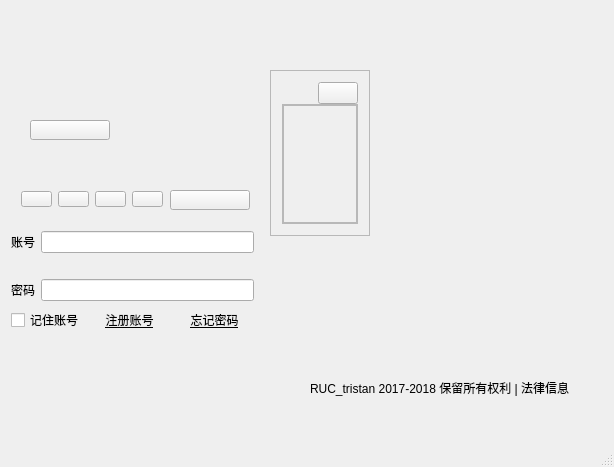
<?xml version="1.0" encoding="UTF-8"?>
<ui version="4.0">
 <class>MainWindow</class>
 <widget class="QMainWindow" name="MainWindow">
  <property name="geometry">
   <rect>
    <x>0</x>
    <y>0</y>
    <width>614</width>
    <height>467</height>
   </rect>
  </property>
  <property name="windowTitle">
   <string>金环小镇</string>
  </property>
  <property name="windowIcon">
   <iconset>
    <normaloff>../../Desktop/mainlogo.png</normaloff>../../Desktop/mainlogo.png</iconset>
  </property>
  <property name="dockOptions">
   <set>QMainWindow::AllowTabbedDocks|QMainWindow::AnimatedDocks</set>
  </property>
  <widget class="QWidget" name="centralWidget">
   <widget class="QLabel" name="message_author">
    <property name="geometry">
     <rect>
      <x>310</x>
      <y>380</y>
      <width>281</width>
      <height>16</height>
     </rect>
    </property>
    <property name="text">
     <string>RUC_tristan 2017-2018 保留所有权利 | 法律信息</string>
    </property>
   </widget>
   <widget class="QWidget" name="login" native="true">
    <property name="geometry">
     <rect>
      <x>0</x>
      <y>220</y>
      <width>265</width>
      <height>178</height>
     </rect>
    </property>
    <layout class="QVBoxLayout" name="verticalLayout">
     <item>
      <layout class="QHBoxLayout" name="horizontalLayout">
       <item>
        <widget class="QLabel" name="zhanghao">
         <property name="frameShadow">
          <enum>QFrame::Sunken</enum>
         </property>
         <property name="text">
          <string>账号</string>
         </property>
         <property name="buddy">
          <cstring>lineEdit_accout</cstring>
         </property>
        </widget>
       </item>
       <item>
        <widget class="QLineEdit" name="lineEdit_accout"/>
       </item>
      </layout>
     </item>
     <item>
      <spacer name="horizontalSpacer_2">
       <property name="orientation">
        <enum>Qt::Horizontal</enum>
       </property>
       <property name="sizeHint" stdset="0">
        <size>
         <width>244</width>
         <height>20</height>
        </size>
       </property>
      </spacer>
     </item>
     <item>
      <layout class="QHBoxLayout" name="horizontalLayout_2">
       <item>
        <widget class="QLabel" name="mima">
         <property name="text">
          <string>密码</string>
         </property>
         <property name="buddy">
          <cstring>lineEdit_key</cstring>
         </property>
        </widget>
       </item>
       <item>
        <widget class="QLineEdit" name="lineEdit_key"/>
       </item>
      </layout>
     </item>
     <item>
      <layout class="QHBoxLayout" name="horizontalLayout_3">
       <item>
        <spacer name="horizontalSpacer_3">
         <property name="orientation">
          <enum>Qt::Horizontal</enum>
         </property>
         <property name="sizeHint" stdset="0">
          <size>
           <width>40</width>
           <height>20</height>
          </size>
         </property>
        </spacer>
       </item>
       <item>
        <widget class="QCheckBox" name="checkBox">
         <property name="sizePolicy">
          <sizepolicy hsizetype="Fixed" vsizetype="Fixed">
           <horstretch>0</horstretch>
           <verstretch>0</verstretch>
          </sizepolicy>
         </property>
         <property name="text">
          <string>记住账号</string>
         </property>
        </widget>
       </item>
       <item>
        <widget class="QPushButton" name="zhuce">
         <property name="sizePolicy">
          <sizepolicy hsizetype="Fixed" vsizetype="Fixed">
           <horstretch>0</horstretch>
           <verstretch>0</verstretch>
          </sizepolicy>
         </property>
         <property name="font">
          <font>
           <underline>true</underline>
          </font>
         </property>
         <property name="cursor">
          <cursorShape>PointingHandCursor</cursorShape>
         </property>
         <property name="text">
          <string>注册账号</string>
         </property>
         <property name="flat">
          <bool>true</bool>
         </property>
        </widget>
       </item>
       <item>
        <widget class="QPushButton" name="wangji">
         <property name="sizePolicy">
          <sizepolicy hsizetype="Fixed" vsizetype="Fixed">
           <horstretch>0</horstretch>
           <verstretch>0</verstretch>
          </sizepolicy>
         </property>
         <property name="font">
          <font>
           <underline>true</underline>
          </font>
         </property>
         <property name="cursor">
          <cursorShape>PointingHandCursor</cursorShape>
         </property>
         <property name="text">
          <string>忘记密码</string>
         </property>
         <property name="flat">
          <bool>true</bool>
         </property>
        </widget>
       </item>
      </layout>
     </item>
     <item>
      <spacer name="verticalSpacer_2">
       <property name="orientation">
        <enum>Qt::Vertical</enum>
       </property>
       <property name="sizeHint" stdset="0">
        <size>
         <width>20</width>
         <height>40</height>
        </size>
       </property>
      </spacer>
     </item>
    </layout>
   </widget>
   <widget class="QWidget" name="main_choice" native="true">
    <property name="geometry">
     <rect>
      <x>10</x>
      <y>180</y>
      <width>164</width>
      <height>38</height>
     </rect>
    </property>
    <layout class="QHBoxLayout" name="horizontalLayout_4">
     <item>
      <widget class="QPushButton" name="option1">
       <property name="text">
        <string/>
       </property>
      </widget>
     </item>
     <item>
      <widget class="QPushButton" name="option2">
       <property name="text">
        <string/>
       </property>
      </widget>
     </item>
     <item>
      <widget class="QPushButton" name="option3">
       <property name="text">
        <string/>
       </property>
      </widget>
     </item>
     <item>
      <widget class="QPushButton" name="option4">
       <property name="text">
        <string/>
       </property>
      </widget>
     </item>
    </layout>
   </widget>
   <widget class="QPushButton" name="enter_game">
    <property name="geometry">
     <rect>
      <x>170</x>
      <y>190</y>
      <width>80</width>
      <height>20</height>
     </rect>
    </property>
    <property name="cursor">
     <cursorShape>PointingHandCursor</cursorShape>
    </property>
    <property name="text">
     <string/>
    </property>
   </widget>
   <widget class="QFrame" name="frame_down">
    <property name="geometry">
     <rect>
      <x>270</x>
      <y>70</y>
      <width>100</width>
      <height>166</height>
     </rect>
    </property>
    <property name="frameShape">
     <enum>QFrame::StyledPanel</enum>
    </property>
    <property name="frameShadow">
     <enum>QFrame::Sunken</enum>
    </property>
    <property name="lineWidth">
     <number>0</number>
    </property>
    <property name="midLineWidth">
     <number>3</number>
    </property>
    <layout class="QVBoxLayout" name="verticalLayout_3">
     <property name="spacing">
      <number>0</number>
     </property>
     <item>
      <layout class="QHBoxLayout" name="horizontalLayout_10">
       <property name="spacing">
        <number>0</number>
       </property>
       <item>
        <widget class="QLabel" name="gonggao">
         <property name="text">
          <string/>
         </property>
        </widget>
       </item>
       <item>
        <spacer name="horizontalSpacer">
         <property name="orientation">
          <enum>Qt::Horizontal</enum>
         </property>
         <property name="sizeHint" stdset="0">
          <size>
           <width>40</width>
           <height>20</height>
          </size>
         </property>
        </spacer>
       </item>
       <item>
        <widget class="QPushButton" name="more">
         <property name="cursor">
          <cursorShape>PointingHandCursor</cursorShape>
         </property>
         <property name="text">
          <string/>
         </property>
        </widget>
       </item>
      </layout>
     </item>
     <item>
      <widget class="QFrame" name="frame">
       <property name="frameShape">
        <enum>QFrame::Box</enum>
       </property>
       <property name="frameShadow">
        <enum>QFrame::Sunken</enum>
       </property>
       <property name="lineWidth">
        <number>0</number>
       </property>
       <property name="midLineWidth">
        <number>2</number>
       </property>
       <layout class="QVBoxLayout" name="verticalLayout_2">
        <property name="spacing">
         <number>0</number>
        </property>
        <property name="leftMargin">
         <number>2</number>
        </property>
        <property name="topMargin">
         <number>2</number>
        </property>
        <property name="rightMargin">
         <number>2</number>
        </property>
        <property name="bottomMargin">
         <number>2</number>
        </property>
        <item>
         <layout class="QHBoxLayout" name="horizontalLayout_5">
          <item>
           <widget class="QPushButton" name="text1">
            <property name="sizePolicy">
             <sizepolicy hsizetype="Fixed" vsizetype="Fixed">
              <horstretch>0</horstretch>
              <verstretch>0</verstretch>
             </sizepolicy>
            </property>
            <property name="font">
             <font>
              <underline>true</underline>
             </font>
            </property>
            <property name="cursor">
             <cursorShape>PointingHandCursor</cursorShape>
            </property>
            <property name="text">
             <string/>
            </property>
            <property name="flat">
             <bool>true</bool>
            </property>
           </widget>
          </item>
          <item>
           <widget class="QPushButton" name="text1_">
            <property name="font">
             <font>
              <italic>false</italic>
             </font>
            </property>
            <property name="text">
             <string/>
            </property>
            <property name="flat">
             <bool>true</bool>
            </property>
           </widget>
          </item>
         </layout>
        </item>
        <item>
         <layout class="QHBoxLayout" name="horizontalLayout_6">
          <item>
           <widget class="QPushButton" name="text2">
            <property name="sizePolicy">
             <sizepolicy hsizetype="Fixed" vsizetype="Fixed">
              <horstretch>0</horstretch>
              <verstretch>0</verstretch>
             </sizepolicy>
            </property>
            <property name="font">
             <font>
              <underline>true</underline>
             </font>
            </property>
            <property name="cursor">
             <cursorShape>PointingHandCursor</cursorShape>
            </property>
            <property name="text">
             <string/>
            </property>
            <property name="flat">
             <bool>true</bool>
            </property>
           </widget>
          </item>
          <item>
           <widget class="QPushButton" name="text2_">
            <property name="text">
             <string/>
            </property>
            <property name="flat">
             <bool>true</bool>
            </property>
           </widget>
          </item>
         </layout>
        </item>
        <item>
         <layout class="QHBoxLayout" name="horizontalLayout_7">
          <item>
           <widget class="QPushButton" name="text3">
            <property name="sizePolicy">
             <sizepolicy hsizetype="Fixed" vsizetype="Fixed">
              <horstretch>0</horstretch>
              <verstretch>0</verstretch>
             </sizepolicy>
            </property>
            <property name="font">
             <font>
              <underline>true</underline>
             </font>
            </property>
            <property name="cursor">
             <cursorShape>PointingHandCursor</cursorShape>
            </property>
            <property name="text">
             <string/>
            </property>
            <property name="flat">
             <bool>true</bool>
            </property>
           </widget>
          </item>
          <item>
           <widget class="QPushButton" name="text3_">
            <property name="text">
             <string/>
            </property>
            <property name="flat">
             <bool>true</bool>
            </property>
           </widget>
          </item>
         </layout>
        </item>
        <item>
         <layout class="QHBoxLayout" name="horizontalLayout_8">
          <item>
           <widget class="QPushButton" name="text4">
            <property name="sizePolicy">
             <sizepolicy hsizetype="Fixed" vsizetype="Fixed">
              <horstretch>0</horstretch>
              <verstretch>0</verstretch>
             </sizepolicy>
            </property>
            <property name="font">
             <font>
              <underline>true</underline>
             </font>
            </property>
            <property name="cursor">
             <cursorShape>PointingHandCursor</cursorShape>
            </property>
            <property name="text">
             <string/>
            </property>
            <property name="flat">
             <bool>true</bool>
            </property>
           </widget>
          </item>
          <item>
           <widget class="QPushButton" name="text4_">
            <property name="text">
             <string/>
            </property>
            <property name="flat">
             <bool>true</bool>
            </property>
           </widget>
          </item>
         </layout>
        </item>
        <item>
         <layout class="QHBoxLayout" name="horizontalLayout_9">
          <item>
           <widget class="QPushButton" name="text5">
            <property name="sizePolicy">
             <sizepolicy hsizetype="Fixed" vsizetype="Fixed">
              <horstretch>0</horstretch>
              <verstretch>0</verstretch>
             </sizepolicy>
            </property>
            <property name="font">
             <font>
              <underline>true</underline>
             </font>
            </property>
            <property name="cursor">
             <cursorShape>PointingHandCursor</cursorShape>
            </property>
            <property name="text">
             <string/>
            </property>
            <property name="flat">
             <bool>true</bool>
            </property>
           </widget>
          </item>
          <item>
           <widget class="QPushButton" name="text5_">
            <property name="text">
             <string/>
            </property>
            <property name="flat">
             <bool>true</bool>
            </property>
           </widget>
          </item>
         </layout>
        </item>
       </layout>
      </widget>
     </item>
    </layout>
   </widget>
   <widget class="QPushButton" name="church">
    <property name="geometry">
     <rect>
      <x>30</x>
      <y>120</y>
      <width>80</width>
      <height>20</height>
     </rect>
    </property>
    <property name="text">
     <string/>
    </property>
   </widget>
   <widget class="QLabel" name="logo">
    <property name="geometry">
     <rect>
      <x>420</x>
      <y>330</y>
      <width>54</width>
      <height>12</height>
     </rect>
    </property>
    <property name="text">
     <string/>
    </property>
   </widget>
   <widget class="QLabel" name="logo1">
    <property name="geometry">
     <rect>
      <x>420</x>
      <y>350</y>
      <width>54</width>
      <height>12</height>
     </rect>
    </property>
    <property name="text">
     <string/>
    </property>
   </widget>
   <widget class="QLabel" name="mainlogo">
    <property name="geometry">
     <rect>
      <x>350</x>
      <y>320</y>
      <width>54</width>
      <height>12</height>
     </rect>
    </property>
    <property name="text">
     <string/>
    </property>
   </widget>
   <zorder>login</zorder>
   <zorder>message_author</zorder>
   <zorder>main_choice</zorder>
   <zorder>enter_game</zorder>
   <zorder>frame_down</zorder>
   <zorder>church</zorder>
   <zorder>logo</zorder>
   <zorder>logo1</zorder>
   <zorder>mainlogo</zorder>
  </widget>
  <widget class="QStatusBar" name="statusBar"/>
 </widget>
 <layoutdefault spacing="6" margin="11"/>
 <resources/>
 <connections/>
</ui>
